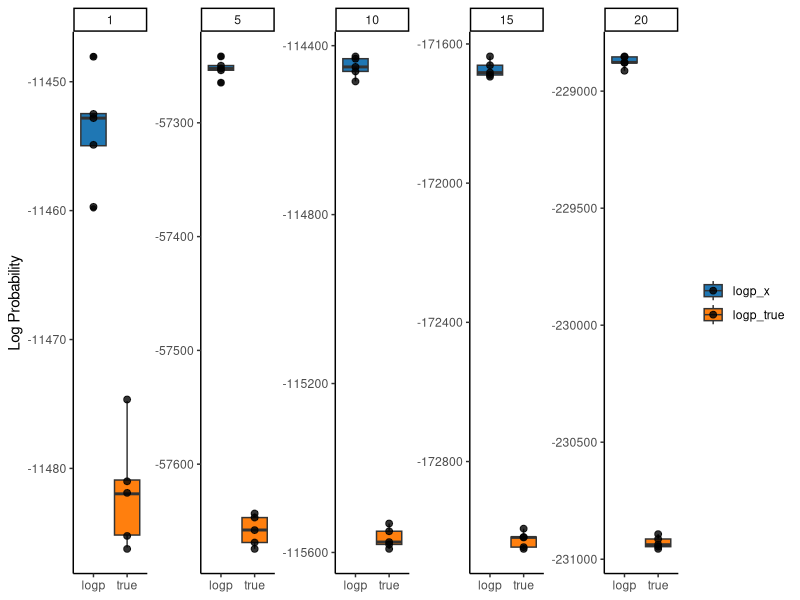
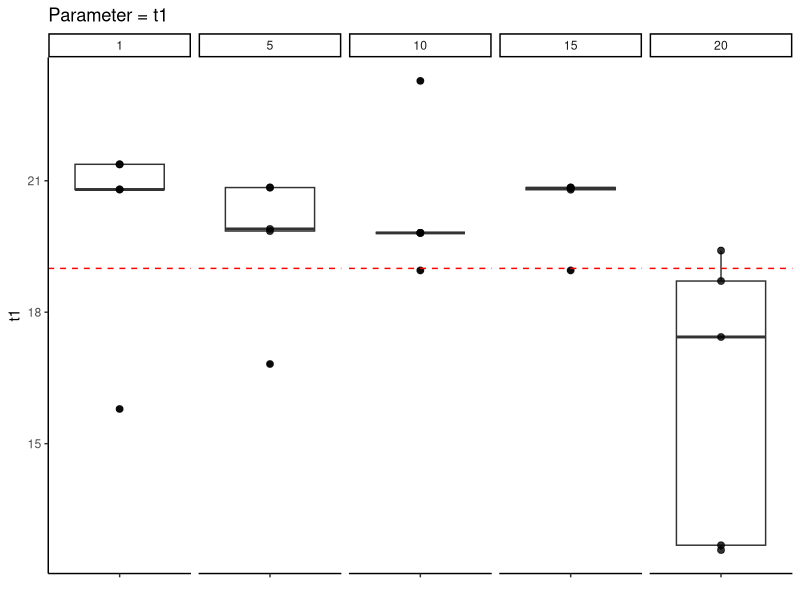
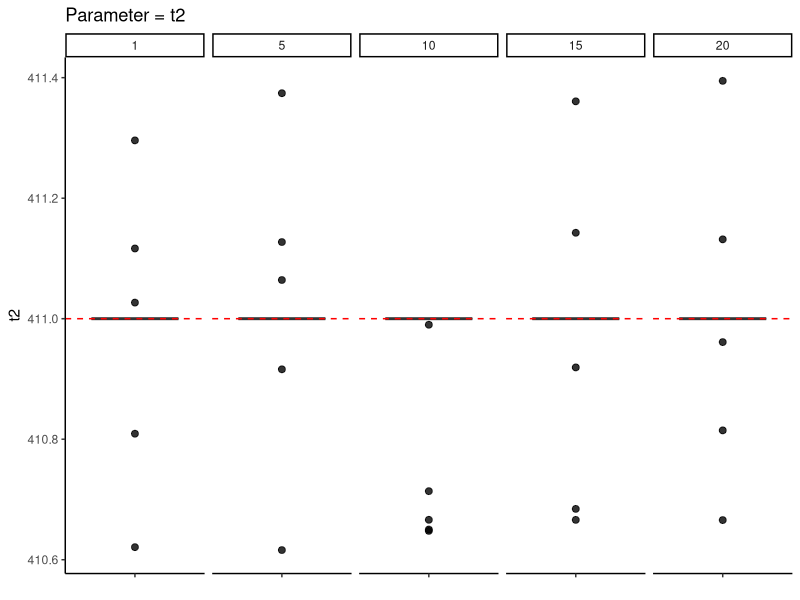
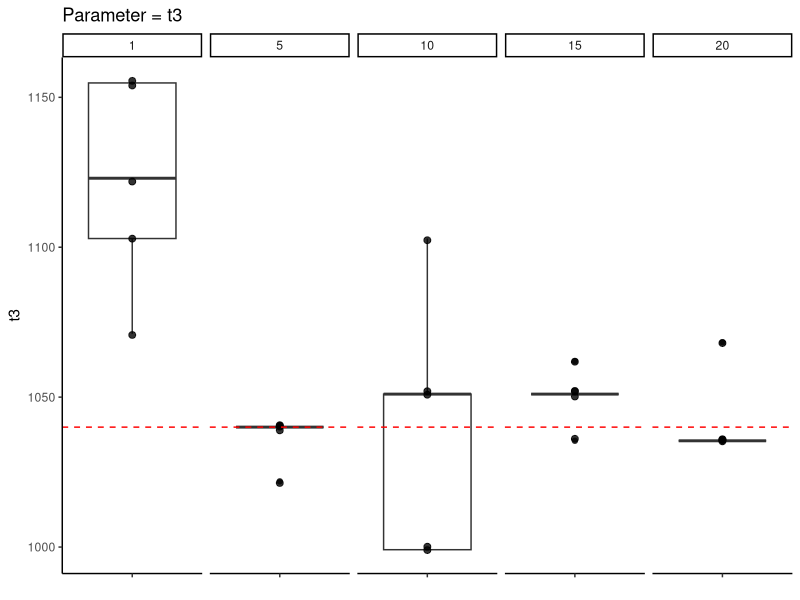
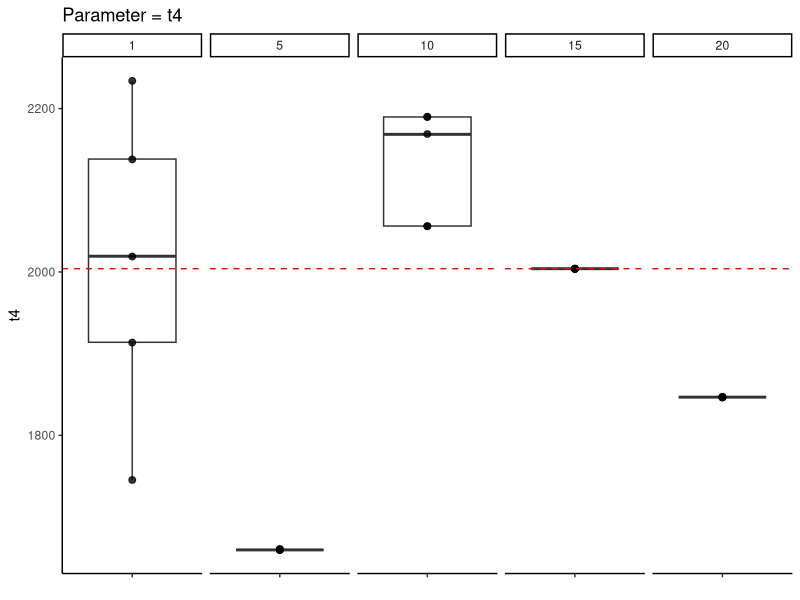
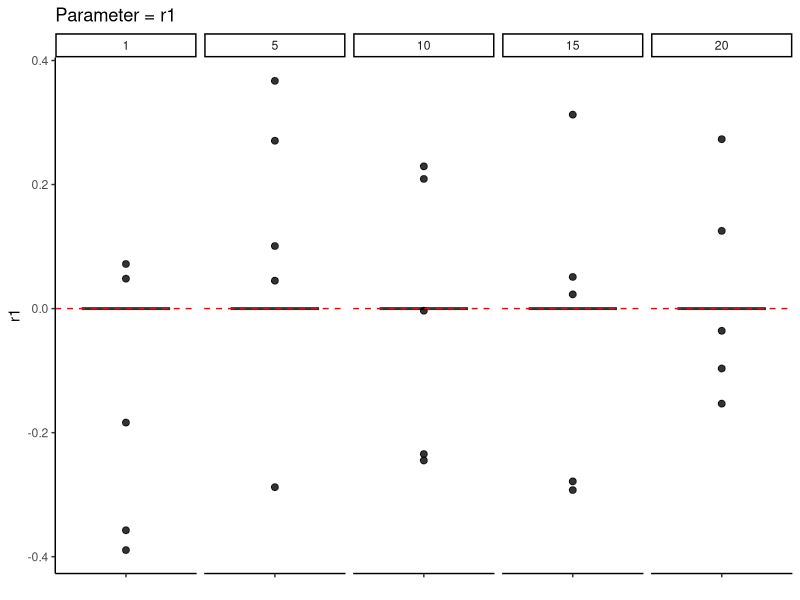
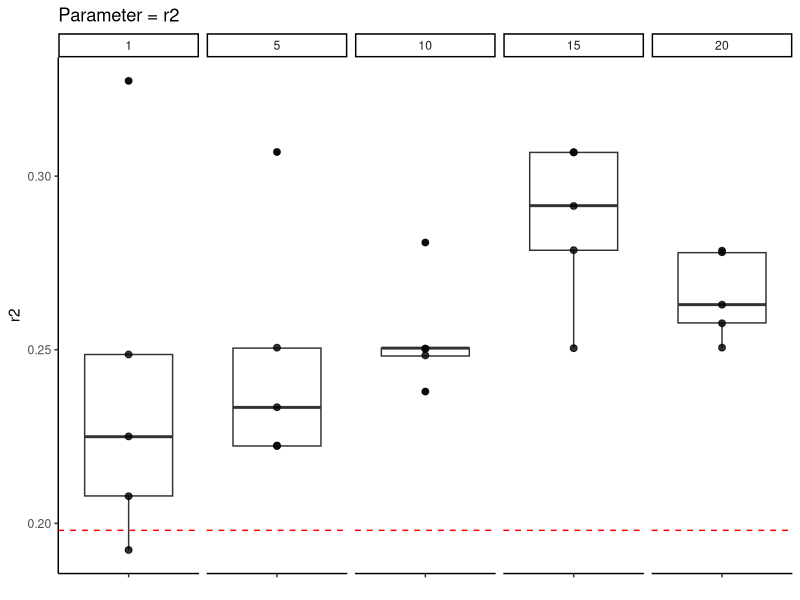
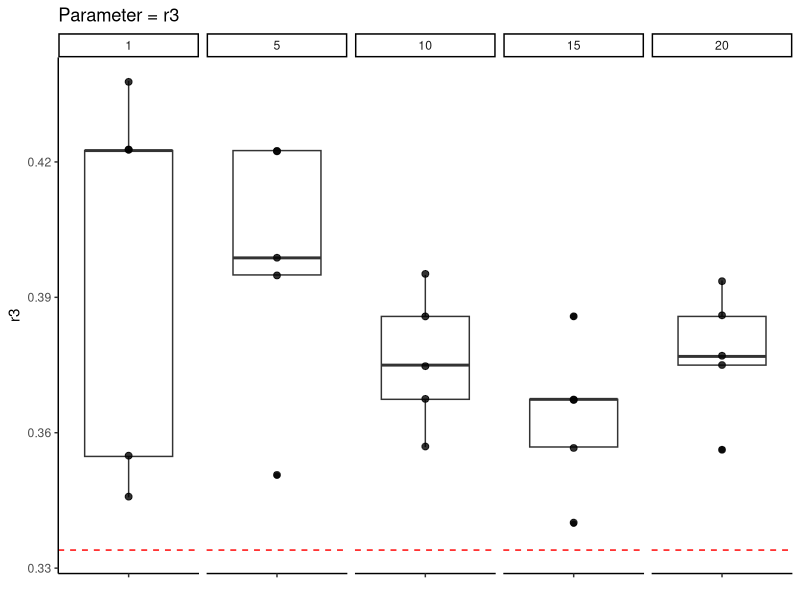

Source code (R) for these figures, in order:
# benchmark botplots
setwd(dirname(rstudioapi::getActiveDocumentContext()$path))

loglik_data = read.csv('../opt_results_glike_true_rep/benchmarks.csv')
loglik_data

library(ggplot2)
library(tidyr)
library(dplyr)


plot_data <- loglik_data |>
  pivot_longer(
    cols = c(logp, true),
    names_to = "type",
    values_to = "value"
  )

ggplot(plot_data, aes(x = type, y = value, fill = type)) +
  geom_boxplot() +
  geom_jitter(
    color='black',
    width = 0.0,
    size = 2,
    alpha = 0.8
  ) +  
  facet_wrap(
    ~ NUM_TREES,
    nrow = 1,
    scales = "free_y"
  ) +
  scale_fill_manual(
    values = c("logp" = "#1f77b4", "true" = "#ff7f0e"),
    labels = c("logp" = "logp_x", "true" = "logp_true")
  ) +
  labs(
    x = NULL,
    y = "Log Probability",
    fill = NULL
  ) +
  theme_classic() +
  theme(
    legend.position = "right"
  )

param_data = read.csv('../opt_results_glike_true_rep/params.csv')
param_data

plot_param <- function(param, hline = NULL) {

  plot_data <- param_data |>
    select(NUM_TREES, all_of(param)) |>
    rename(value = all_of(param))

  p <- ggplot(plot_data, aes(x = "", y = value)) +
    geom_boxplot() +
    geom_jitter(
      color = "black",
      width = 0.0,
      size = 2,
      alpha = 0.8
    ) +
    facet_wrap(
      ~ NUM_TREES,
      nrow = 1
    ) +
    labs(
      x = NULL,
      y = param
    ) +
    theme_classic()

  if (!is.null(hline)) {
    p <- p +
      geom_hline(
        yintercept = hline,
        linetype = "dashed",
        color = "red"
      )
  }

  return(p)
}
#         x_true = {'t1':19, 't2':411, 't3':1040, 't4':2004, 'r1':0.0, 
#                   'r2':0.198, 'r3':0.334, 'N_admix':35682, 'N_afr':10000, 
#                   'N_eur':13388, 'N_asia':25234, 'N_pol':15695, 'N_aa':2702, 
#                  'N_ooa':2470, 'N_anc':2665, 'gr':0.078}

plot_param("t1", hline=19) + ggtitle('Parameter = t1')
plot_param("t2", hline=411) + ggtitle('Parameter = t2')
plot_param("t3", hline=1040) + ggtitle('Parameter = t3')
plot_param("t4", hline=2004) + ggtitle('Parameter = t4')
plot_param("r1", hline=0.0) + ggtitle('Parameter = r1')
plot_param("r2", hline=0.198) + ggtitle('Parameter = r2')
plot_param("r3", hline=0.334) + ggtitle('Parameter = r3')
plot_param("N_admix", hline=35682) + ggtitle('Parameter = n_admix')
plot_param("N_afr", hline=10000) + ggtitle('Parameter = N_afr')
plot_param("N_eur", hline=13388) + ggtitle('Parameter = N_eur')
plot_param("N_asia", hline=25234) + ggtitle('Parameter = N_asia')
plot_param("N_pol", hline=15695) + ggtitle('Parameter = N_pol')
plot_param("N_aa", hline=2702) + ggtitle('Parameter = N_aa')
plot_param("N_ooa", hline=2470) + ggtitle('Parameter = N_ooa')
plot_param("N_anc", hline=2665) + ggtitle('Parameter = N_anc')
plot_param("gr", hline=0.078) + ggtitle('Parameter = gr')
